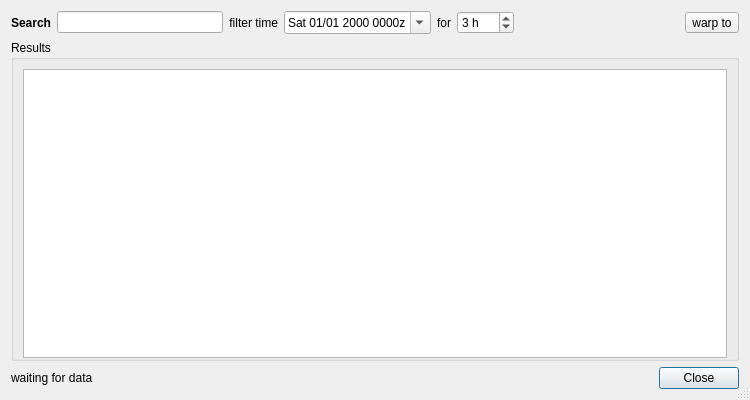
<?xml version="1.0" encoding="UTF-8"?>
<ui version="4.0">
 <class>BookedAtcDialog</class>
 <widget class="QDialog" name="BookedAtcDialog">
  <property name="geometry">
   <rect>
    <x>0</x>
    <y>0</y>
    <width>750</width>
    <height>400</height>
   </rect>
  </property>
  <property name="windowTitle">
   <string>Booked ATC</string>
  </property>
  <property name="windowIcon">
   <iconset resource="Resources.qrc">
    <normaloff>:/icons/qutescoop.png</normaloff>:/icons/qutescoop.png</iconset>
  </property>
  <property name="sizeGripEnabled">
   <bool>true</bool>
  </property>
  <layout class="QVBoxLayout" name="verticalLayout">
   <item>
    <layout class="QGridLayout" name="gridLayout">
     <item row="0" column="1">
      <widget class="QLineEdit" name="editFilter">
       <property name="toolTip">
        <string>Filter by login or name. Wildcards (*, ?) and those powerful &quot;regular expressions&quot;.</string>
       </property>
      </widget>
     </item>
     <item row="0" column="0">
      <widget class="QLabel" name="label">
       <property name="font">
        <font>
         <weight>75</weight>
         <bold>true</bold>
        </font>
       </property>
       <property name="text">
        <string>Search</string>
       </property>
       <property name="buddy">
        <cstring>editFilter</cstring>
       </property>
      </widget>
     </item>
     <item row="0" column="3">
      <widget class="QLabel" name="label_2">
       <property name="text">
        <string>filter time</string>
       </property>
       <property name="alignment">
        <set>Qt::AlignRight|Qt::AlignTrailing|Qt::AlignVCenter</set>
       </property>
      </widget>
     </item>
     <item row="0" column="5">
      <widget class="QLabel" name="label_3">
       <property name="text">
        <string>for</string>
       </property>
       <property name="buddy">
        <cstring>spinHours</cstring>
       </property>
      </widget>
     </item>
     <item row="0" column="6">
      <widget class="QSpinBox" name="spinHours">
       <property name="toolTip">
        <string>Extend the filter by &lt;this value&gt;.</string>
       </property>
       <property name="specialValueText">
        <string>ever</string>
       </property>
       <property name="accelerated">
        <bool>true</bool>
       </property>
       <property name="suffix">
        <string> h</string>
       </property>
       <property name="maximum">
        <number>120</number>
       </property>
       <property name="value">
        <number>3</number>
       </property>
      </widget>
     </item>
     <item row="0" column="7">
      <spacer name="horizontalSpacer_2">
       <property name="orientation">
        <enum>Qt::Horizontal</enum>
       </property>
       <property name="sizeHint" stdset="0">
        <size>
         <width>40</width>
         <height>20</height>
        </size>
       </property>
      </spacer>
     </item>
     <item row="0" column="8">
      <widget class="QToolButton" name="tbPredict">
       <property name="toolTip">
        <string>Use this filter time as a starting point for Time Warp. Time Warp shows all bookings on the mapglobe.</string>
       </property>
       <property name="text">
        <string>warp to</string>
       </property>
       <property name="icon">
        <iconset resource="Resources.qrc">
         <normaloff>:/icons/images/timewarp16.png</normaloff>:/icons/images/timewarp16.png</iconset>
       </property>
       <property name="toolButtonStyle">
        <enum>Qt::ToolButtonTextBesideIcon</enum>
       </property>
      </widget>
     </item>
     <item row="0" column="4">
      <widget class="QDateTimeEdit" name="dateTimeFilter">
       <property name="wrapping">
        <bool>true</bool>
       </property>
       <property name="displayFormat">
        <string>ddd MM/dd yyyy HHmm'z'</string>
       </property>
       <property name="calendarPopup">
        <bool>true</bool>
       </property>
       <property name="timeSpec">
        <enum>Qt::UTC</enum>
       </property>
      </widget>
     </item>
    </layout>
   </item>
   <item>
    <widget class="QGroupBox" name="boxResults">
     <property name="title">
      <string>Results</string>
     </property>
     <layout class="QVBoxLayout" name="verticalLayout_2">
      <property name="bottomMargin">
       <number>0</number>
      </property>
      <item>
       <widget class="QTreeView" name="treeBookedAtc">
        <property name="rootIsDecorated">
         <bool>false</bool>
        </property>
        <property name="uniformRowHeights">
         <bool>true</bool>
        </property>
        <property name="itemsExpandable">
         <bool>false</bool>
        </property>
        <property name="sortingEnabled">
         <bool>true</bool>
        </property>
       </widget>
      </item>
     </layout>
    </widget>
   </item>
   <item>
    <layout class="QHBoxLayout" name="horizontalLayout">
     <item>
      <widget class="QLabel" name="lblStatusInfo">
       <property name="text">
        <string>waiting for data</string>
       </property>
      </widget>
     </item>
     <item>
      <spacer name="horizontalSpacer_3">
       <property name="orientation">
        <enum>Qt::Horizontal</enum>
       </property>
       <property name="sizeHint" stdset="0">
        <size>
         <width>40</width>
         <height>20</height>
        </size>
       </property>
      </spacer>
     </item>
     <item>
      <widget class="QDialogButtonBox" name="buttonBox">
       <property name="standardButtons">
        <set>QDialogButtonBox::Close</set>
       </property>
      </widget>
     </item>
    </layout>
   </item>
  </layout>
 </widget>
 <resources>
  <include location="Resources.qrc"/>
 </resources>
 <connections>
  <connection>
   <sender>buttonBox</sender>
   <signal>clicked(QAbstractButton*)</signal>
   <receiver>BookedAtcDialog</receiver>
   <slot>close()</slot>
   <hints>
    <hint type="sourcelabel">
     <x>557</x>
     <y>439</y>
    </hint>
    <hint type="destinationlabel">
     <x>602</x>
     <y>392</y>
    </hint>
   </hints>
  </connection>
 </connections>
</ui>
